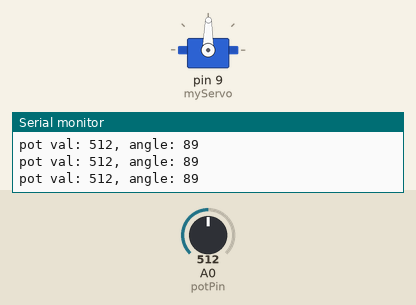
Recording of a sketch running on a simulated Arduino Uno, built with avr-gcc and run on an emulated ATmega328P. Parts: servo, the last lines printed to the serial monitor. The inputs (shaded band) are chosen by the test bench; at power-on: A0 (potPin) = 512.

Above: at 1.2 s.
1.3 s: A0 (potPin) set to 557
At 2.7 s:
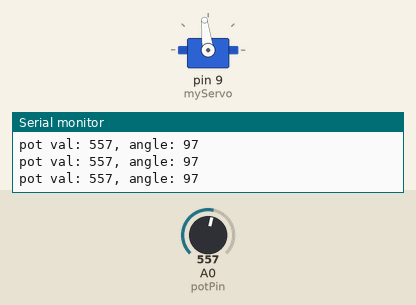
4.3 s: A0 (potPin) set to 589
At 5.5 s:
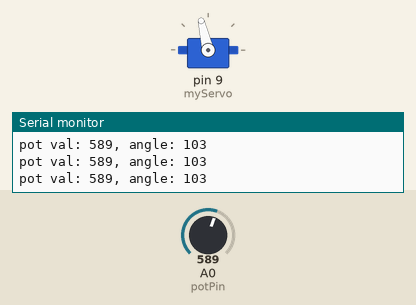
5.8 s: A0 (potPin) set to 306
At 6.3 s:
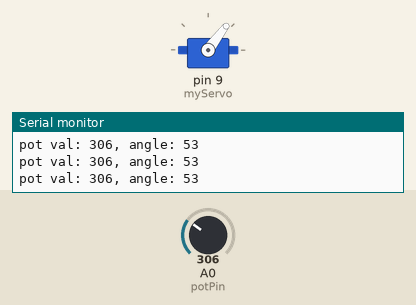
7.3 s: A0 (potPin) set to 108
At 7.7 s:
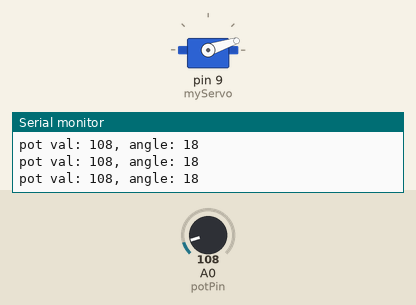
8.8 s: A0 (potPin) set to 90
At 9.1 s:
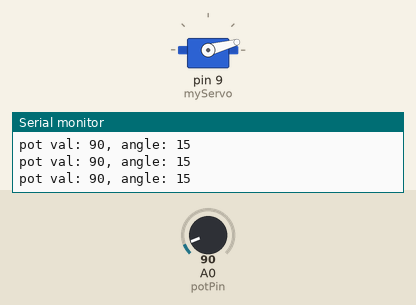
11.8 s: A0 (potPin) set to 716
At 12.5 s:
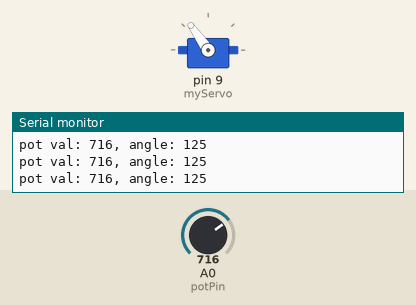
Timing chart, 0 to 14.3 s (numbered marks = the images above; inputs shaded):
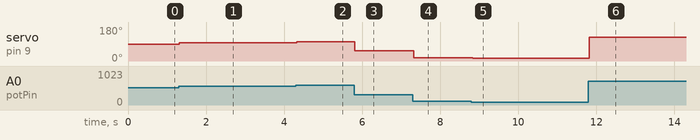

Measured:
- after the input at 1.3 s, servo on pin 9 (myServo): 89° → 97° at once
- after the input at 4.3 s, servo on pin 9 (myServo): 97° → 103° at once
- after the input at 5.8 s, servo on pin 9 (myServo): 103° → 53° at once
- after the input at 7.3 s, servo on pin 9 (myServo): 53° → 18° at once
- after the input at 8.8 s, servo on pin 9 (myServo): 18° → 15° at once
- after the input at 11.8 s, servo on pin 9 (myServo): 15° → 125° at once

The sketch:

mood-cue.ino
```cpp
#include <Servo.h>
Servo myServo;

const int potPin = A0;
int potVal;
int angle;

void setup() {
  myServo.attach(9); // link with pin 9
  Serial.begin(9600);
}

void loop() {
  potVal = analogRead(potPin); // take in potentiometer input
  Serial.print("pot val: ");
  Serial.print(potVal);

  angle = map(potVal, 0, 1023, 0, 179); // map changes values as per specs
  Serial.print(", angle: ");
  Serial.println(angle);

  myServo.write(angle);
  delay(15); // delay to ensure that the servo motor spins properly
}
```
